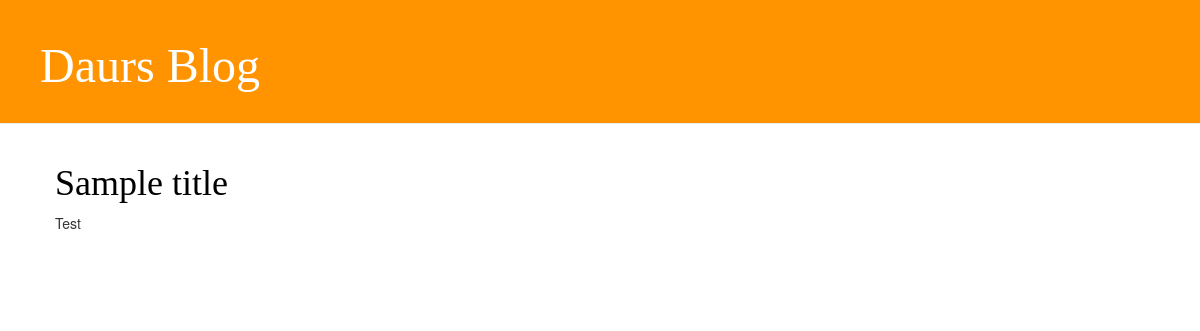
The app's page /, older data.
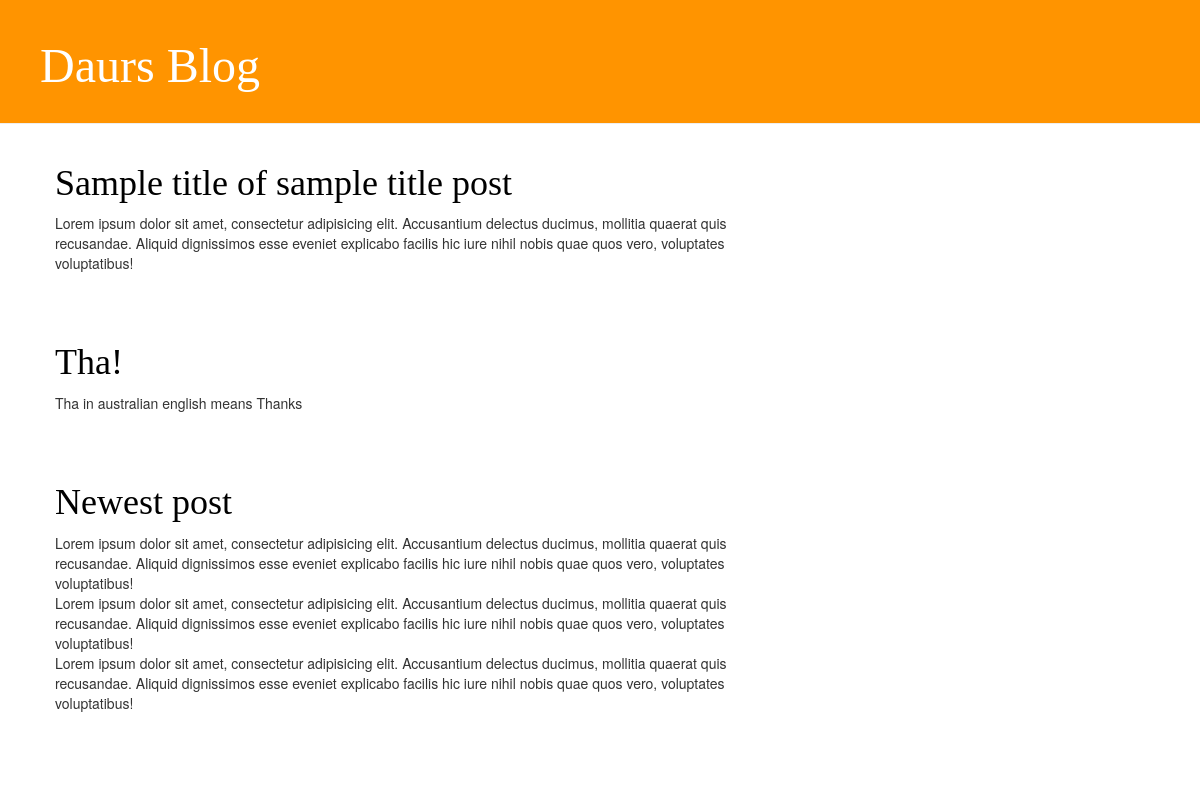
The same page, newer data.
### blog/models.py (models this page shows, shortened)
class Post(models.Model):
    author = models.ForeignKey(settings.AUTH_USER_MODEL, on_delete=models.CASCADE)
    title = models.CharField(max_length=200)
    text = models.TextField()
    created_date = models.DateTimeField(default=timezone.now)
    published_date = models.DateTimeField(blank=True, null=True)

### blog/views.py (the view)
# urls.py: path('', views.post_list, name='post_list'),
def post_list(request):
    posts = Post.objects.filter(published_date__lte=timezone.now()).order_by('published_date')
    return render(request, 'blog/post_list.html', {'posts': posts})

### blog/templates/blog/post_list.html
{% extends 'blog/base.html' %}
    {% block content %}
        {% for post in posts %}
            <div class="post">
                <h1><a href="{% url 'post_detail' pk=post.pk %}"> {{ post.title }}</a></h1>
                <p>{{ post.text|linebreaksbr  }}</p>
            </div>
        {% endfor %}
    {% endblock %}

Row changes from the older to the newer data that the page shows:
changed Post: title "Sample title" → "Sample title of sample title post"; text "Test" → "Lorem ipsum dolor sit amet, consectetur adipisicing elit. Accusantium delectus ducimus, mollitia quaerat quis recusandae. Aliquid dignissimos esse eveniet explicabo facilis hic iure nihil nobis quae quos vero, voluptates voluptatibus!"
now on this page (row edited): Post: title "Tha!", text "Tha in australian english means Thanks"
added Post: title "Newest post", text "Lorem ipsum dolor sit amet, consectetur adipisicing elit. Accusantium delectus ducimus, mollitia quaerat quis recusandae. Aliquid dignissimos esse eveniet explicabo facilis hic iure nihil nobis quae quos vero, voluptates voluptatibus! Lorem ipsum dolor sit amet, consectetur adipisicing elit. Accusantium delectus ducimus, mollitia quaerat quis recusandae. Aliquid dignissimos esse eveniet explicabo facilis hic iure nihil nobis quae quos vero, voluptates voluptatibus! Lorem ipsum dolor sit amet, consectetur adipisicing elit. Accusantium delectus ducimus, mollitia quaerat quis recusandae. Aliquid dignissimos esse eveniet explicabo facilis hic iure nihil nobis quae quos vero, voluptates…"
